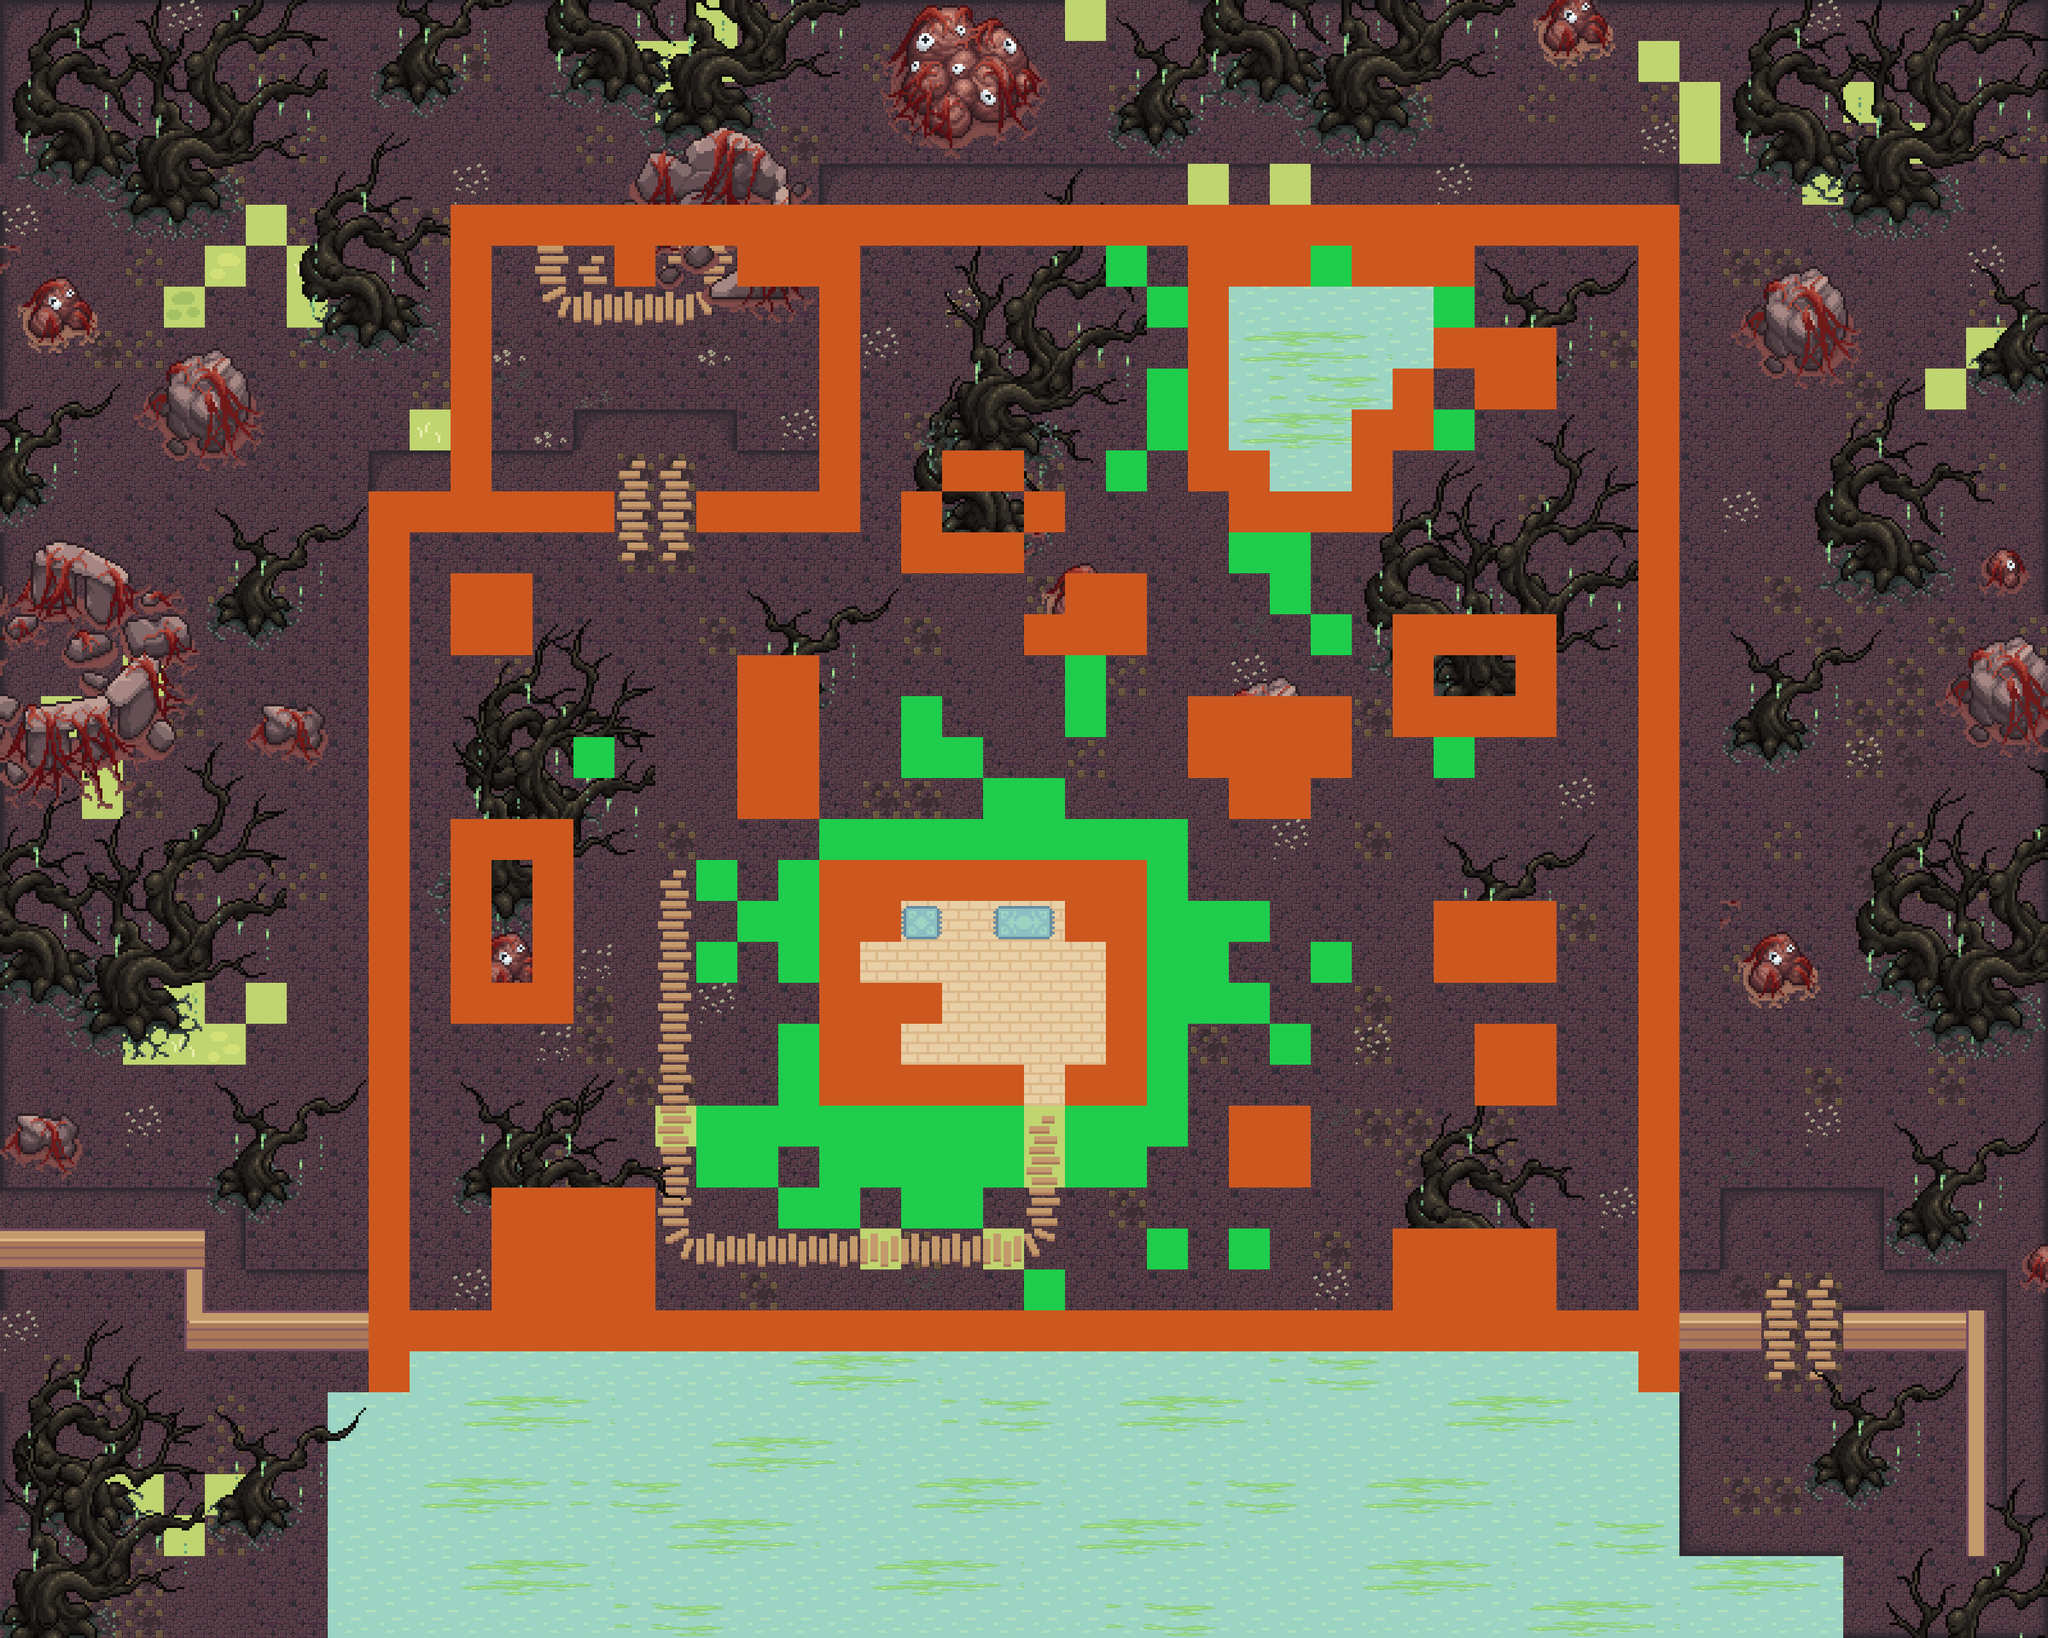

This is a level from a 2D game, rendered from its Tiled map with the project's own tilesets. A one-line summary and the map file follow, with tile-layer data summarised:
An orthogonal 50x40 tile map with 64x64 px tiles, 19 tile layers (Water, Corrupted Water, Ground, Grass, ...), 19 tilesets and 4 objects (Start, Trader, Bed).

<map version="1.10" tiledversion="1.11.2" orientation="orthogonal" renderorder="right-down" width="50" height="40" tilewidth="64" tileheight="64" infinite="0" nextlayerid="98" nextobjectid="369">
 <tileset firstgid="1" source="Tilesets/Grass.tsx" />
 <tileset firstgid="81" source="Tilesets/Hills.tsx" />
 <tileset firstgid="117" source="Tilesets/Fences.tsx" />
 <tileset firstgid="133" source="Tilesets/Plant Decoration.tsx" />
 <tileset firstgid="143" source="Tilesets/Objects.tsx" />
 <tileset firstgid="153" source="Tilesets/Paths.tsx" />
 <tileset firstgid="169" source="Tilesets/interaction.tsx" />
 <tileset firstgid="171" source="Tilesets/Water.tsx" />
 <tileset firstgid="172" source="Tilesets/House.tsx" />
 <tileset firstgid="207" source="Tilesets/House Decoration.tsx" />
 <tileset firstgid="261" source="Tilesets/Tiles.tsx" />
 <tileset firstgid="371" source="Tilesets/Corrupted Trees#1.tsx" />
 <tileset firstgid="1259" source="Tilesets/Corrupted Trees#2.tsx" />
 <tileset firstgid="1799" source="Tilesets/Corrupted Trees#3.tsx" />
 <tileset firstgid="2087" source="Tilesets/Corrupted Objects.tsx" />
 <tileset firstgid="4243" source="Tilesets/Corrupted Details.tsx" />
 <tileset firstgid="4261" source="Tilesets/Corrupted Water.tsx" />
 <tileset firstgid="4351" source="../data/Tilesets/interaction.tsx" />
 <tileset firstgid="4353" source="../data/Tilesets/Objects.tsx" />
 <layer id="44" name="Water" width="50" height="40">
  <data>[2000 cells, 269 non-empty, 1 distinct tile ids]</data>
 </layer>
 <layer id="49" name="Corrupted Water" width="50" height="40">
  <data>[2000 cells, 95 non-empty, 6 distinct tile ids]</data>
 </layer>
 <layer id="43" name="Ground" width="50" height="40">
  <data>[2000 cells, 1617 non-empty, 13 distinct tile ids]</data>
 </layer>
 <layer id="45" name="Grass" width="50" height="40">
  <data>[2000 cells, 137 non-empty, 11 distinct tile ids]</data>
 </layer>
 <layer id="50" name="Details" width="50" height="40">
  <data>[2000 cells, 37 non-empty, 5 distinct tile ids]</data>
 </layer>
 <layer id="46" name="Hills" width="50" height="40">
  <data>[2000 cells, 112 non-empty, 8 distinct tile ids]</data>
 </layer>
 <layer id="47" name="Fence" width="50" height="40">
  <data>[2000 cells, 17 non-empty, 6 distinct tile ids]</data>
 </layer>
 <layer id="51" name="Path" width="50" height="40">
  <data>[2000 cells, 44 non-empty, 6 distinct tile ids]</data>
 </layer>
 <layer id="16" name="HouseFloor" width="50" height="40">
  <data>[2000 cells, 29 non-empty, 1 distinct tile ids]</data>
 </layer>
 <layer id="15" name="HouseWalls" width="50" height="40">
  <data>[2000 cells, 23 non-empty, 11 distinct tile ids]</data>
 </layer>
 <layer id="18" name="HouseFurnitureBottom" width="50" height="40">
  <data>[2000 cells, 3 non-empty, 3 distinct tile ids]</data>
 </layer>
 <layer id="17" name="HouseFurnitureTop" width="50" height="40">
  <data>[2000 cells, 7 non-empty, 7 distinct tile ids]</data>
 </layer>
 <layer id="53" name="Corrupted Tree3" width="50" height="40">
  <data>[2000 cells, 208 non-empty, 16 distinct tile ids]</data>
 </layer>
 <layer id="54" name="Corrupted Tree2" width="50" height="40">
  <data>[2000 cells, 384 non-empty, 30 distinct tile ids]</data>
 </layer>
 <layer id="55" name="Corrupted Tree1" width="50" height="40">
  <data>[2000 cells, 399 non-empty, 48 distinct tile ids]</data>
 </layer>
 <layer id="52" name="Corrupted Rock" width="50" height="40">
  <data>[2000 cells, 212 non-empty, 113 distinct tile ids]</data>
 </layer>
 <layer id="56" name="Corrupted Objects" width="50" height="40">
  <data>[2000 cells, 0 non-empty, 0 distinct tile ids]</data>
 </layer>
 <layer id="14" name="Collision" width="50" height="40">
  <data>[2000 cells, 279 non-empty, 2 distinct tile ids]</data>
 </layer>
 <layer id="48" name="Farmable" width="50" height="40">
  <data>[2000 cells, 78 non-empty, 1 distinct tile ids]</data>
 </layer>
 <objectgroup id="12" name="Player">
  <object id="253" name="Start" x="1561.33" y="1772">
   <point />
  </object>
  <object id="254" name="Trader" x="891" y="363.667" width="192" height="131.333" />
  <object id="256" name="Bed" x="1408.67" y="1403.33" width="63.6667" height="66.3333" />
  <object id="365" gid="4354" x="960" y="426" width="56" height="68" />
 </objectgroup>
</map>
